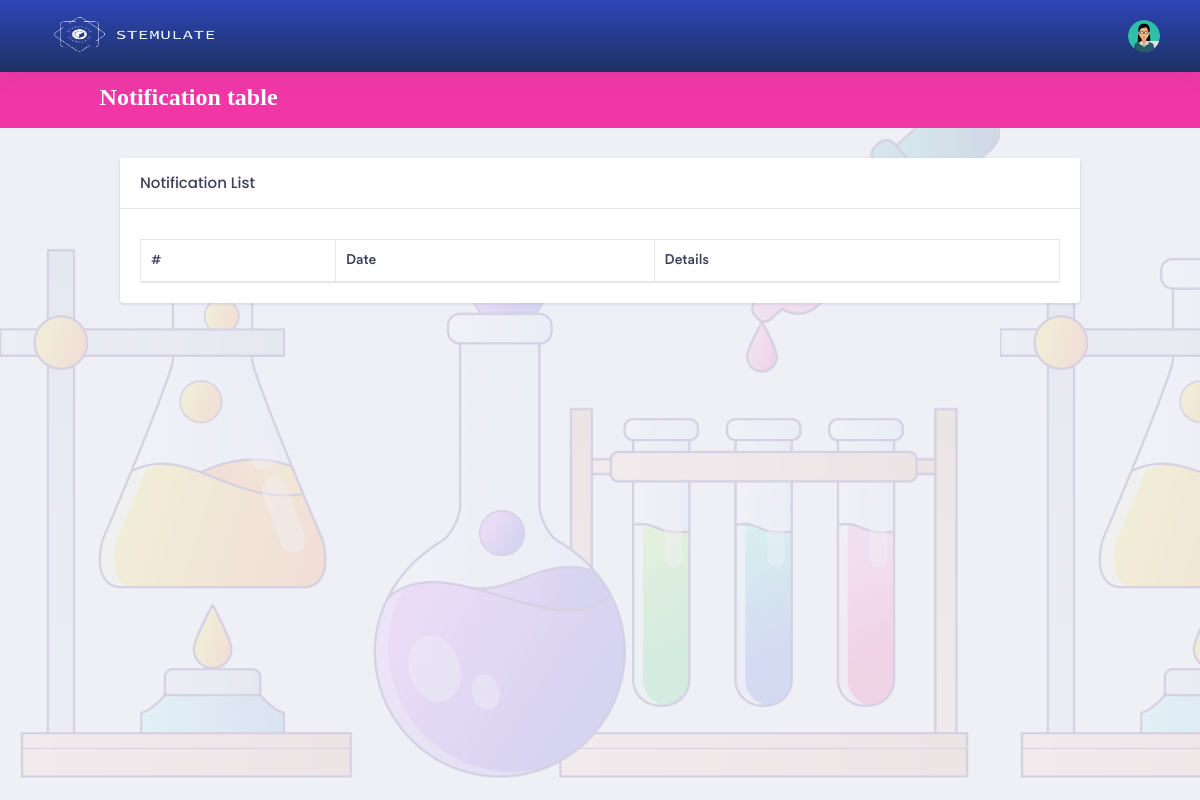
The page /student/notification-table.php (signed in) on the database as committed earlier.
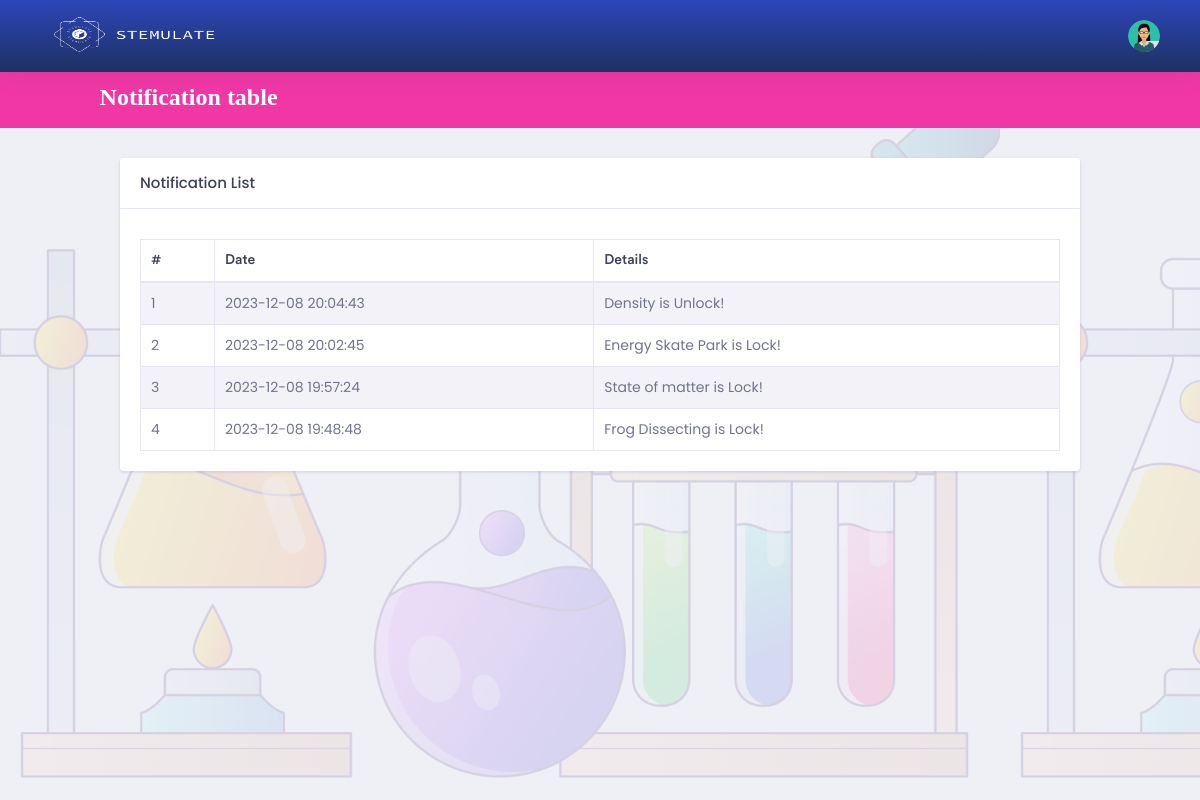
The same page on the database as committed later.
### tables this page shows
CREATE TABLE `notification` (
  `id` int(255) NOT NULL,
  `student_id` int(255) NOT NULL,
  `details` varchar(255) NOT NULL,
  `isread` tinyint(1) NOT NULL,
  `created_at` datetime DEFAULT NULL
);

### student/notification-table.php (the view, shortened to what this page needs)
<?php
    if ($_SESSION['p'] != "") {
?>
<!doctype html>
<html lang="en">
<head>
    <?php include 'head.php';
     ?>
</head>
<body>
    <div class="dashboard-main-wrapper">
         <div class="dashboard-header">
            <?php include 'header.php';  ?>
            <?php include 'navigation.php';  ?>
        </div>
        <div class="dashboard-wrapper">
            <div class="container-fluid  dashboard-content">
                <div class="row">
                    <div class="col-xl-12 col-lg-12 col-md-12 col-sm-12 col-12">
                        <div class="card">
                            <h5 class="card-header">Notification List </h5>
                            <span style="padding-left:20px; padding-top:10px;">
                            </span>
                            <div class="card-body">
                                <div class="table-responsive">
                                    <table class="table table-striped table-bordered">
                                        <thead>
                                            <tr>
                                                <th>#</th>
                                                <th>Date</th>
                                                <th>Details</th>
                                            </tr>
                                        </thead>
                                        <tbody>
                                            <?php
                                                include 'db.php';
                                                $sl = 0;
                                                $query = mysqli_query($link, "SELECT *  FROM `notification` WHERE student_id = '$_SESSION[id]' order by id desc");
                                                while($data = mysqli_fetch_array($query)) {
                                            ?>
                                            <tr>
                                                <td><?php echo ++$sl; ?></td>
                                                <td><?php echo $data['created_at']; ?></td>
                                                <td><?php echo $data['details']; ?></td>
                                            </tr>
                                            <?php } ?>
                                        </tbody>
                                    </table>
                                </div>
                            </div>
                        </div>
                    </div>
                </div>
            </div>
        </div>
    </div>
</body>
</html>
<?php
} else {
    echo "<script>";
    echo "self.location='index.php?msg=<font color=red>Please Login First.</font>';";
    echo "</script>";
}
?>

### student/head.php (shortened to what this page needs)
<link rel="stylesheet" href="assets/vendor/bootstrap/css/bootstrap.min.css">
<link rel="stylesheet" href="assets/vendor/fonts/circular-std/style.css">
<link rel="stylesheet" href="assets/libs/css/main.css">
<link rel="stylesheet" href="assets/libs/css/style.css">
<link rel="stylesheet" href="assets/vendor/fonts/fontawesome/css/fontawesome-all.css">
<link rel="stylesheet" href="assets/vendor/charts/chartist-bundle/chartist.css">
<link rel="stylesheet" href="assets/vendor/charts/morris-bundle/morris.css">
<link rel="stylesheet" href="assets/vendor/fonts/material-design-iconic-font/css/materialdesignicons.min.css">
<link rel="stylesheet" href="assets/vendor/charts/c3charts/c3.css">
<link rel="stylesheet" href="assets/vendor/fonts/flag-icon-css/flag-icon.min.css">

### student/header.php (shortened to what this page needs)
<nav class="navbar navbar-expand-lg bg-blue fixed-top">
    <a class="navbar-brand" href="dashboard.php">
        <img src="./assets/images/logo-stemulate.png" width=200 height=50 alt="logo-stemulate" class="img-rounded">
    </a>
    <div class="collapse navbar-collapse " id="navbarSupportedContent">
        <ul class="navbar-nav ml-auto navbar-right-top">
            <li class="nav-item dropdown nav-user">
            <a class="nav-link nav-user-img" href="#" id="navbarDropdownMenuLink2" data-toggle="dropdown" aria-haspopup="true" aria-expanded="false">
                <img src="<?php
                    $noImage = "assets/images/avatar-1.jpg";
                    if ($_SESSION['i']) {
                        echo $_SESSION['i'];
                    } else {
                        echo $noImage;
                    }
                ?>" alt="" class="user-avatar-md rounded-circle">
            </a>
            </li>
        </ul>
    </div>
</nav>

### student/navigation.php
<?php
$directoryURI = $_SERVER['REQUEST_URI'];
$path = parse_url($directoryURI, PHP_URL_PATH);
$components = explode('/', $path);
$page = $components[3];
$page = ucfirst(str_replace("-", " ", $page));
$remove = str_replace(".php", "", $page);
$currentpage = $remove;
?>
<nav class="sub-navbar">
    <a class="route" href="dashboard.php">
        <span class="arrow-icon fa fa-solid fa-chevron-left">
            &nbsp;&nbsp;&nbsp;<?php echo $currentpage; ?>
        </span>
    </a>
</nav>

### student/assets/libs/css/main.css (style rules this page uses)
body { margin: 0; padding: 0; font-family: 'Poppins', sans-serif; background-color: #f1f1f1; color: #333333; }
.arrow-icon { padding-right: 20px; }
.sub-navbar a { padding-top: 25px; background: var(--fuchsia, #F037A5); display: flex; height: 68px; color: white; }
.route { padding: 25px 60px; font-size: 24px; font-weight: 600; }
.fa-chevron-left:before { font-size: 20px; }

Rows that differ between the two databases and show on the page:
added notification: created_at "2023-12-08 20:04:43", details "Density is Unlock!"
added notification: created_at "2023-12-08 20:02:45", details "Energy Skate Park is Lock!"
added notification: created_at "2023-12-08 19:57:24", details "State of matter is Lock!"
added notification: created_at "2023-12-08 19:48:48", details "Frog Dissecting is Lock!"
